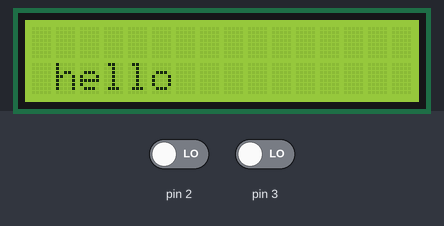
Simulated run of this sketch. Board: Arduino Uno, built with avr-gcc and run on an emulated ATmega328P. Shown: 16×2 character LCD. The test bench sets the inputs (shaded band); at power-on: pin 2 LOW, pin 3 LOW.

Above: at 3.9 s.
4.0 s: pin 2 driven HIGH
At 5.2 s:
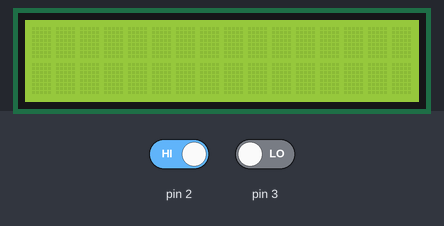
5.7 s: pin 3 driven HIGH
10.0 s: pin 3 driven LOW
Timing chart, 0 to 13.0 s (numbered marks = the images above; inputs shaded):
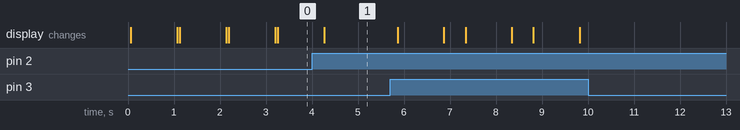

Measured:
- after the input at 10.0 s, every drawn part: stays the same

The sketch:

sketch_apr01a.ino
```cpp
#include <LiquidCrystal.h>
int x,y;
int count=0;
const int rs = 12, en = 11, d4 = 7, d5 = 6, d6 = 5, d7 = 4;
LiquidCrystal lcd(rs, en, d4, d5, d6, d7);
void setup(){
  Serial.begin(9600);
pinMode(2,INPUT);
pinMode(3,INPUT);


}
void loop()
{
lcd.begin(16, 2);
lcd.setCursor(1,1);
lcd.print("hello");
delay(1000);
lcd.clear();
if(digitalRead(2)){
   x=1;
   delay(100);
}
else{
  x=0;
}
  if(digitalRead(3)){
    y=1;
     delay(100);
  }

  else{
    y=0;
  }

    while(x){

      if(digitalRead(3)==HIGH && count<10)
      {

       if(count<11){
        count++;
       }
     lcd.print("enter person");
    lcd.print(count);
    lcd.clear();
    delay(100);
      x=0;
      }

    }

while(y){

      if(digitalRead(2)==HIGH && count>0)
     {
      count--;
     lcd.print("exit person");
    lcd.print(count);
    lcd.clear();
    delay(100);
      y=0;}

    }


}
```
